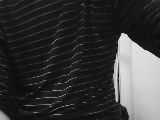
#> input picture my_dataset/finger_direction/0/0003.jpg, 160 x 120 px
$ python make_dataset_csv.py my_dataset/finger_direction/0
#> lines starting #> are read from the running program, lines starting #| are printed output that depends on the picture
import os
import re
from PIL import Image
import math
import random
import sys


inputFolder = ''
outputFolder = 'converted_datasets'
csvFileName1 = './train.csv'
csvFileName2 = './test.csv'
imgSize = 28
trainDataRatio = 0.8

csvLines = []

patternStr = '.+\.(JPG|jpg)'
pattern = re.compile(patternStr)


def make_dataset_csv(root_folder):

	# カテゴリ毎にフォルダ分けされた画像データのリストを作る
#> called with root_folder = 'my_dataset/finger_direction/0'
	for foldername, subfolders, filenames in os.walk(root_folder):
		print('The current folder is ' + foldername)

		for subfolder in subfolders:
			#print('SUBFOLDER OF ' + foldername + ': ' + subfolder)
			# 変換後の画像を格納するフォルダにカテゴリ毎のフォルダを作っておく
			os.makedirs('./' + outputFolder + '/' + subfolder)

		for filename in filenames:
			#print('FILE INSIDE ' + foldername + ': ' + filename)

			result = pattern.match(filename)
			if result:
				print('listed file : ' + foldername + '/' + filename)
				category = os.path.basename(foldername)
				csvLines.append('./' + outputFolder + '/' + category + '/' + filename + ',' + category)

				img = Image.open(foldername + '/' + filename)
#> img is the input picture: PIL image 160x120 L; min 0, max 236, mean 55.2
				img_gray = img.convert("L")
				img_resized = img_gray.resize((imgSize, imgSize))
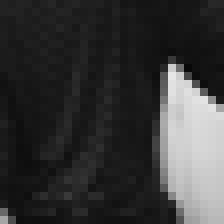
#> img_resized: PIL image 28x28 L (shown 8 times larger); min 8, max 230, mean 55.2
				img_resized.save('./' + outputFolder + '/' + category + '/' + filename)


	# データセットの順番を混ぜる
	random.shuffle(csvLines)

	# データセットを学習用データと検証用データに分ける
	nTotalFiles = len(csvLines)
	nTrainFiles = (int)(nTotalFiles * trainDataRatio)
	csvLinesTrain = csvLines[:nTrainFiles]
	csvLinesTest = csvLines[nTrainFiles+1:]

	with open(csvFileName1, mode='w') as f:
		f.write('x:image,y\n')
		f.write('\n'.join(csvLinesTrain))

	with open(csvFileName2, mode='w') as f:
		f.write('x:image,y\n')
		f.write('\n'.join(csvLinesTest))


if __name__ == '__main__':

	args = sys.argv

	if 2 <= len(args):
		inputFolder = args[1]

	make_dataset_csv(inputFolder)

$ run again, on my_dataset/finger_direction/0/0005.jpg
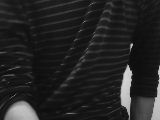
#> input picture my_dataset/finger_direction/0/0005.jpg, 160 x 120 px
#> in make_dataset_csv, img is the input picture: PIL image 160x120 L; min 0, max 221, mean 35.8
#> in make_dataset_csv, `img_resized = img_gray.resize((imgSize, imgSize))`:
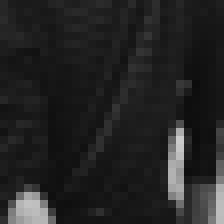
#> img_resized: PIL image 28x28 L (shown 8 times larger); min 12, max 203, mean 35.7

$ run again, on my_dataset/finger_direction/0/0006.jpg
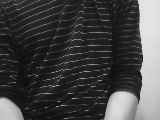
#> input picture my_dataset/finger_direction/0/0006.jpg, 160 x 120 px
#> in make_dataset_csv, img is the input picture: PIL image 160x120 L; min 2, max 239, mean 67.8
#> in make_dataset_csv, `img_resized = img_gray.resize((imgSize, imgSize))`:
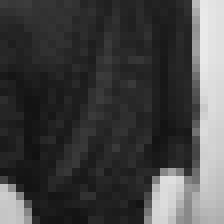
#> img_resized: PIL image 28x28 L (shown 8 times larger); min 17, max 234, mean 67.8

$ run again, on my_dataset/finger_direction/0/0009.jpg
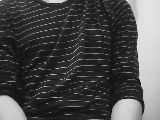
#> input picture my_dataset/finger_direction/0/0009.jpg, 160 x 120 px
#> in make_dataset_csv, img is the input picture: PIL image 160x120 L; min 0, max 242, mean 73.9
#> in make_dataset_csv, `img_resized = img_gray.resize((imgSize, imgSize))`:
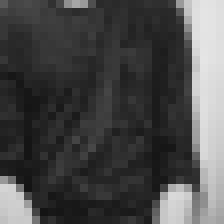
#> img_resized: PIL image 28x28 L (shown 8 times larger); min 20, max 229, mean 73.9
